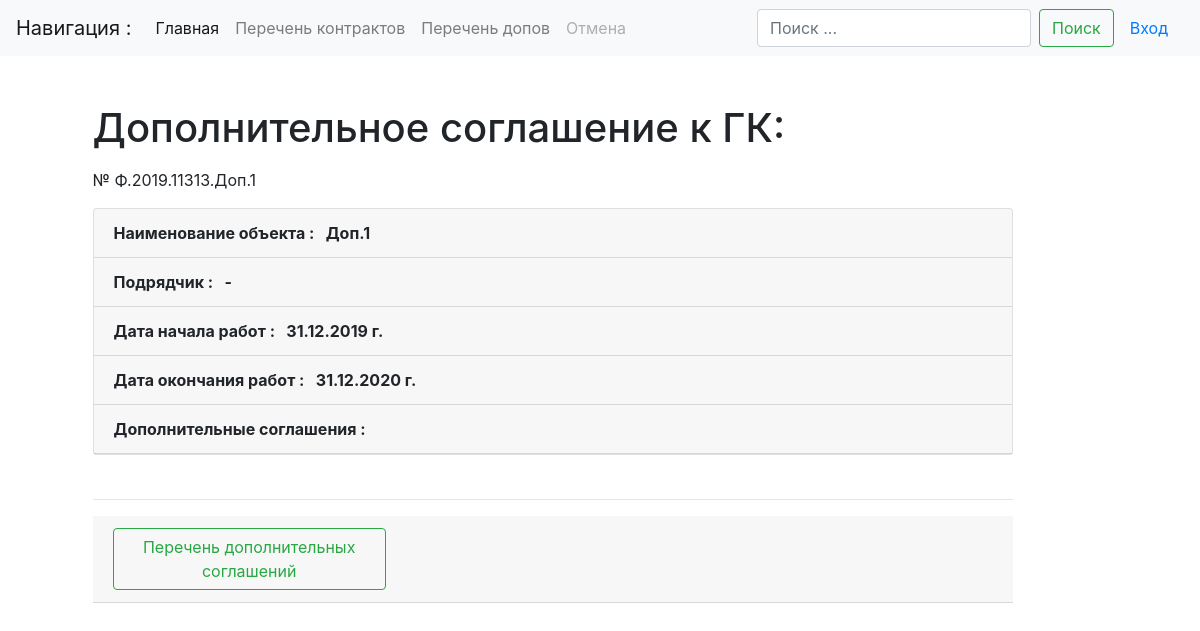
The app's page /dops/detail/6/ with its own data.
### main/models.py (models this page shows, shortened)
class Reestr(models.Model):
    num_izv = models.CharField(max_length=20, db_index=True, verbose_name='Номер извещения', default='-')
    nc_contract = models.CharField(max_length=30, db_index=True, verbose_name='Номер карточки контракта',
                                   default='-')
    num_contract = models.CharField(max_length=20, db_index=True, verbose_name='Номер контракта', default='-')
    name_object = models.CharField(max_length=500, db_index=True, verbose_name='Наименование объекта закупки',
                                   default='-')
    type_doc = models.ForeignKey(TypeDoc, on_delete=models.DO_NOTHING, verbose_name='Документ', default='-')
    y_contract = models.CharField(max_length=4, verbose_name='Год ввода', default='1970')
    nmck = models.FloatField(max_length=50, verbose_name='НМЦ')
    c_contract = models.FloatField(max_length=50, verbose_name='Цена контракта')
    econom = models.FloatField(max_length=50, verbose_name='Экономия')
    proc_econom = models.FloatField(max_length=6, verbose_name='Процент экономии')
    ini_contract = models.ForeignKey(Initiator, on_delete=models.DO_NOTHING, verbose_name='Инициатор', default='-')
    uch_contract = models.CharField(max_length=200, db_index=True, verbose_name='Участник', default='-')
    in_contract = models.CharField(max_length=10, null=True, verbose_name='Дата подписания контракта')
    in_work = models.CharField(max_length=10, null=True, verbose_name='Дата начала работ')
    out_work = models.CharField(max_length=10, null=True, verbose_name='Дата окончания работ')
    stat_contract = models.ForeignKey(Status_Contract, on_delete=models.DO_NOTHING, verbose_name='Статус', default='-')
    work_contract = models.BooleanField('В работе')
    failures = models.BooleanField('Срыв сроков')
    executed = models.BooleanField('Исполнен')
    data_stamp = models.DateTimeField(auto_now_add=True)
    class Meta:
        verbose_name = "Госконтракт"
        verbose_name_plural = "Госконтракты"
        ordering = ('y_contract', 'num_contract',)  # сортировка

### main/views.py (the view)
# urls.py: path('dops/detail/<int:pk>/', DopDetail.as_view(), name='dop-detail'),
class DopDetail(DetailView):
    model = Reestr
    template_name = 'main/dop_detail.html'
    def get_context_data(self, **kwargs):
        context = super().get_context_data(**kwargs)
        objkey = self.kwargs.get('pk', None)
        c_num = Reestr.objects.filter(work_contract=True, type_doc=2, id=objkey)
        context['num_gk'] = c_num[:5]
        d_today = datetime.date.today()
        context['d_today'] = d_today
        return context

### templates/main/dop_detail.html
{% extends "base.html" %}
{% load crispy_forms_tags %}
{% block content %}
    <h1 class="mb-3">Дополнительное соглашение к ГК: </h1>
        <p>№ {{ reestr.num_contract }}</p>
        <div class="card mb-1">
            <p class="card-header"><strong>Наименование объекта : &nbsp; {{ reestr.name_object }}</strong></p>
            <p class="card-header"><strong>Подрядчик : &nbsp; {{ reestr.uch_contract }} </strong></p>
            <p class="card-header"><strong>Дата начала работ : &nbsp; {{ reestr.in_work }} г.</strong></p>
            <p class="card-header"><strong>Дата окончания работ : &nbsp; {{ reestr.out_work }} г.</strong></p>
            <p class="card-header"><strong>Дополнительные соглашения :</strong></p>
        </div><br><hr>
    <div class="card-header">
        <div class="row">
            <div class="col-md-4"><a href="{% url 'dop-list' %}" class="btn btn-outline-success my-2 my-sm-0" aria-disabled="true">Перечень дополнительных соглашений</a></div>
        </div>
    </div>
{% endblock content %}

### records on screen
Reestr: num_contract "Ф.2019.11313.Доп.1", name_object "Доп.1", uch_contract "-", in_work "31.12.2019", out_work "31.12.2020"
